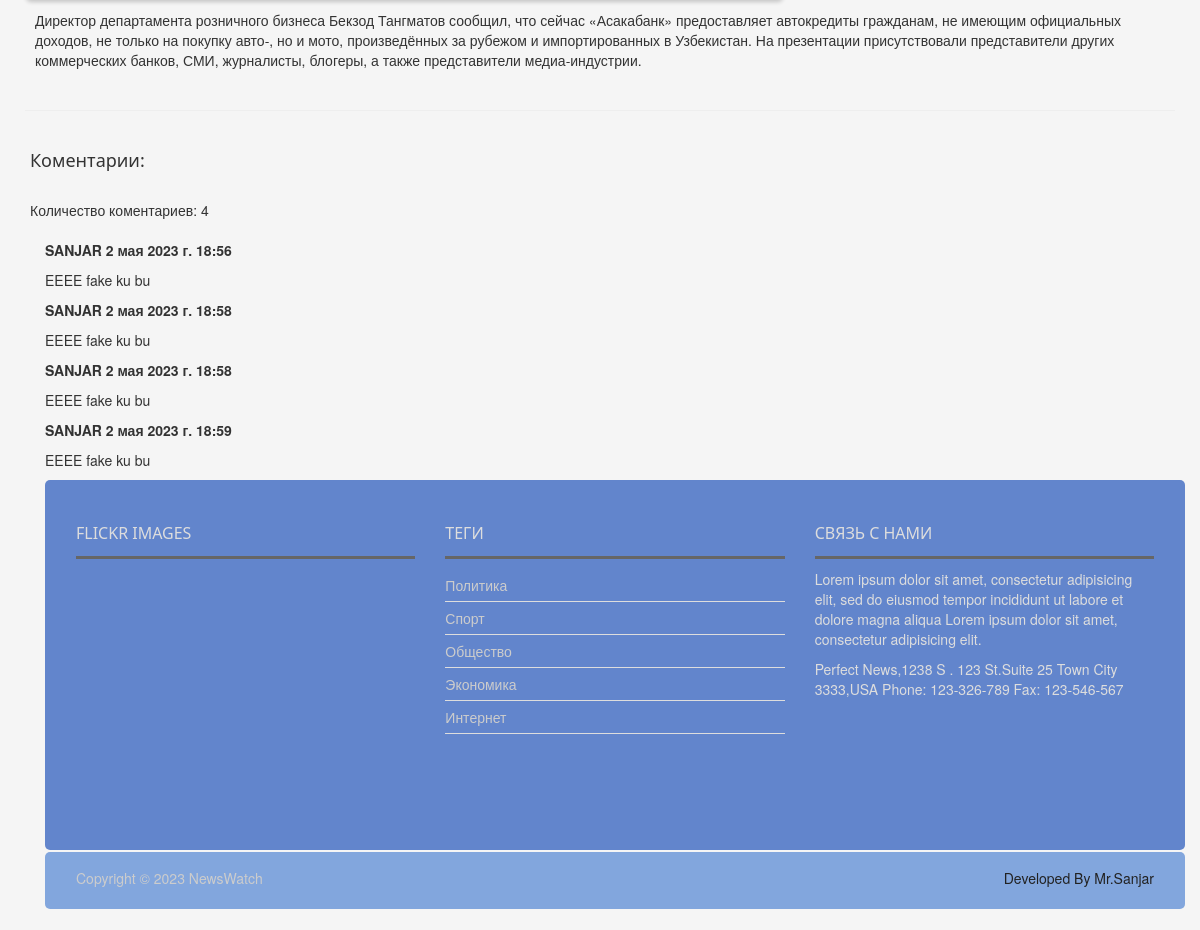
Page /ru/news/asakabank-provyol-prezentaciyu-avtokreditov-na-obnovlyonnyh-usloviyah/ (lower part) on the earlier database version.
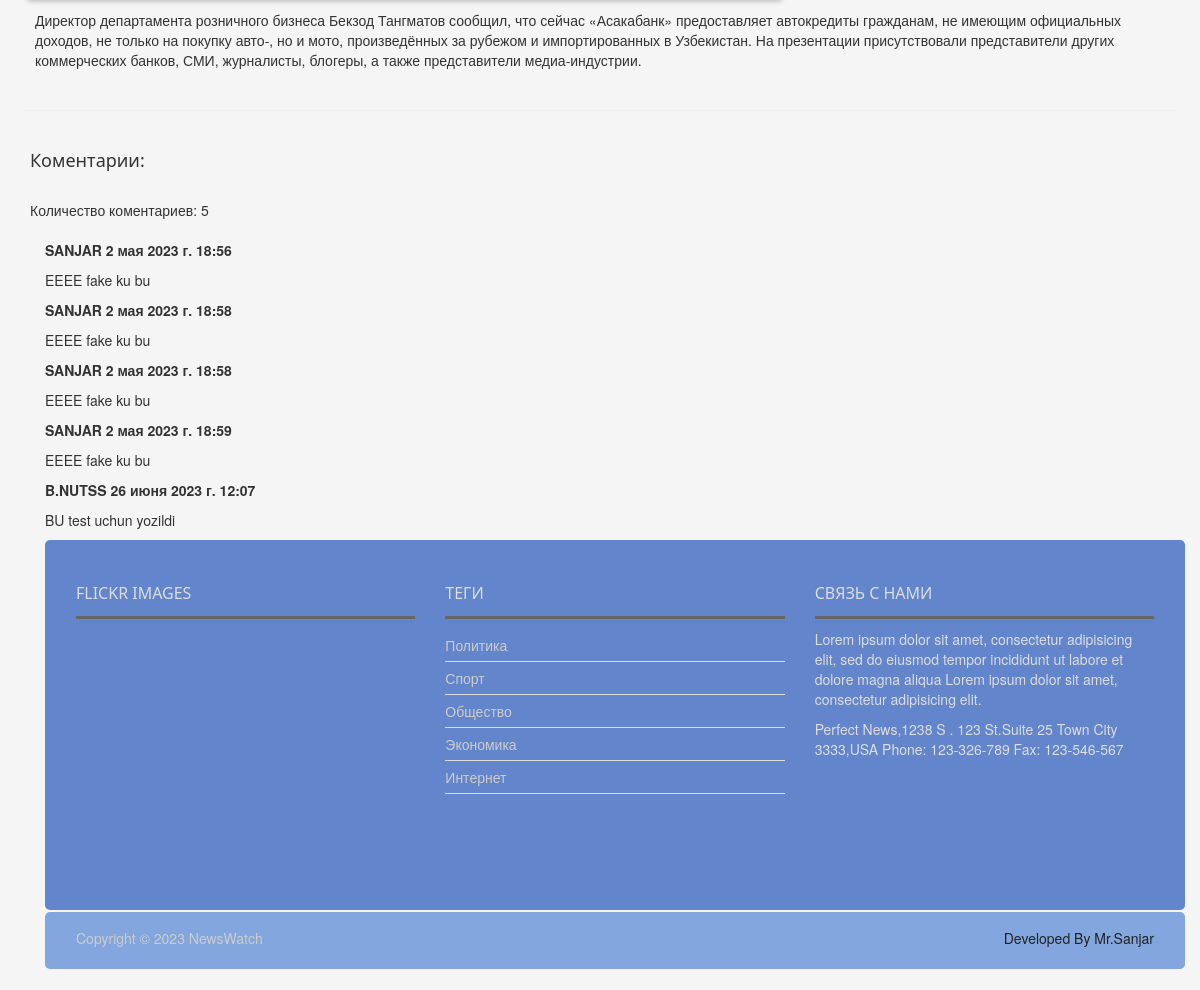
Same page on the later database version.
### news_app/models.py (models this page shows, shortened)
class Comment(models.Model):
    news = models.ForeignKey(News,
                             on_delete=models.CASCADE,
                             related_name='comments')
    user = models.ForeignKey(User,
                             on_delete=models.CASCADE,
                             related_name='comments')
    body = models.TextField()
    created_time = models.DateTimeField(auto_now_add=True)
    active = models.BooleanField(default=True)
    class Meta:
        ordering = ['created_time']

class Category(models.Model):
    name = models.CharField(max_length=100)

### news_app/views.py (the view)
# urls.py: path('news/<slug:news>/', news_detail, name='news_detail_page'),
def news_detail(request, news):
    news = get_object_or_404(News, slug=news, status=News.Status.Published)
    context = {}
    hit_count = get_hitcount_model().objects.get_for_object(news)
    comments = news.comments.filter(active=True)
    hits = hit_count.hits
    hitcontext = context['hitcount'] = {'pk': hit_count.pk}
    hit_count_response = HitCountMixin.hit_count(request, hit_count)
    if hit_count_response.hit_counted:
        hits = hits + 1
        hitcontext['hit_count'] = hit_count_response.hit_counted
        hitcontext['hit_message'] = hit_count_response.hit_message
        hitcontext['total_hits'] = hits
    comments = news.comments.filter(active=True)
    comment_count = comments.count()
    new_comment = None
    if request.method == 'POST':
        comment_form = CommentForm(data=request.POST)
        if comment_form.is_valid():
            new_comment = comment_form.save(commit=False)
            new_comment.news = news
            new_comment.user = request.user
            new_comment.save()
            comment_form = CommentForm()
    else:
        comment_form = CommentForm()
    context = {
        "news": news,
        'comments': comments,
        'comment_count': comment_count,
        'new_comment': new_comment,
        'comment_form': comment_form
    }
    return render(request, "news/news_detail.html", context)

### news_app/context_processor.py (called while the page is built)
def latest_news(request):
    latest_news = News.published.all().order_by('-publish_time')[:10]
    categories = Category.objects.all()
    context = {
        'latest_news': latest_news,
        'categories': categories
    }
    return context

### news_app/models.py (called while the page is built)
    def get_queryset(self):
        return super().get_queryset().filter(status=News.Status.Published)

### templates/news/news_detail.html (shortened to what this page needs)
{% extends 'news/base.html' %}
{% load static %}
{% load hitcount_tags %}
{% load i18n %}
{% block content %}
<div class="container" style="padding: 10px">
    <div class="row">
        <div class="col-md-12">
            <p class="text-left" style="padding: 10px">{{ news.body }}</p>
        </div>
    </div><hr>
</div>
    <div class="container">
    <h4>{% blocktrans %}Коментарии{% endblocktrans %}:</h4><br>
    {% blocktrans %}Количество коментариев{% endblocktrans %}: {{ comment_count }}<br><br>
    <div class="container">
        {% for comment in comments %}
        <div class="comments">
            <p style="font-weight: bold">
                {{ comment.user|upper }}
                <span class="text=muted">
                    {{ comment.created_time }}
                </span>
            </p>
        {{ comment.body | linebreaks }}
        </div>
    {% endfor %}
    </div>
{% endblock content %}

### templates/news/base.html (shortened to what this page needs)
{% load static %}
{% load i18n %}
<!DOCTYPE html>
<html lang="en">
<head>
    <link rel="stylesheet" type="text/css" href="{% static 'css/bootstrap.min.css' %}">
    <link rel="stylesheet" type="text/css" href="{% static 'css/font-awesome.min.css' %}">
    <link rel="stylesheet" type="text/css" href="{% static 'css/animate.css' %}">
    <link rel="stylesheet" type="text/css" href="{% static 'css/font.css' %}">
    <link rel="stylesheet" type="text/css" href="{% static 'css/li-scroller.css' %}">
    <link rel="stylesheet" type="text/css" href="{% static 'css/slick.css' %}">
    <link rel="stylesheet" type="text/css" href="{% static 'css/jquery.fancybox.css' %}">
    <link rel="stylesheet" type="text/css" href="{% static 'css/theme.css' %}">
    <link rel="stylesheet" type="text/css" href="{% static 'css/style.css' %}">
</head>
<body>
                                    {% get_current_language as LANGUAGE_CODE %}
                                    {% get_available_languages as LANGUAGES %}
                                    {% get_language_info_list for LANGUAGES as languages %}
    {% block content %}
    {% endblock content %}
<div class="container">
    <footer id="footer">
        <div class="footer_top">
          <div class="row">
            <div class="col-lg-4 col-md-4 col-sm-4">
              <div class="footer_widget wow fadeInLeftBig">
                <h2>Flickr Images</h2>
              </div>
            </div>
            <div class="col-lg-4 col-md-4 col-sm-4">
              <div class="footer_widget wow fadeInDown">
                <h2>Теги</h2>
                <ul class="tag_nav">
                    {% for category in categories %}
                  <li><a href="#">{{ category.name }}</a></li>
                    {% endfor %}
                </ul>
              </div>
            </div>
            <div class="col-lg-4 col-md-4 col-sm-4">
              <div class="footer_widget wow fadeInRightBig">
                <h2>Связь с нами</h2>
                <p>Lorem ipsum dolor sit amet, consectetur adipisicing elit, sed do eiusmod tempor incididunt ut labore et dolore magna aliqua Lorem ipsum dolor sit amet, consectetur adipisicing elit.</p>
                <address>
                Perfect News,1238 S . 123 St.Suite 25 Town City 3333,USA Phone: 123-326-789 Fax: 123-546-567
                </address>
              </div>
            </div>
          </div>
        </div>
<div class="footer_bottom">
  <p class="copyright">Copyright &copy; 2023 <a href="{% url 'home_page' %}">NewsWatch</a></p>
  <p class="developer">Developed By Mr.Sanjar</p>
</div>
</footer>
</div>
</body>
</html>

Differences in the rows shown:
added Comment: user "B.NUTSS", created_time "26 июня 2023 г. 12:07", body "BU test uchun yozildi"
Other differences:
{{ comment_count }}: "4" → "5"
